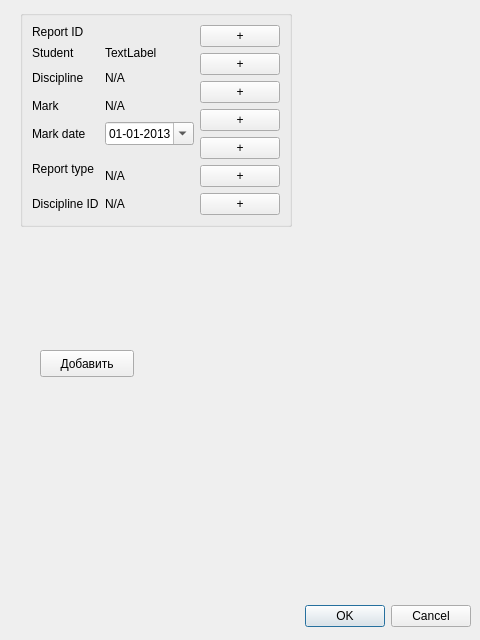
<?xml version="1.0" encoding="UTF-8"?>
<ui version="4.0">
 <class>Dialog</class>
 <widget class="QDialog" name="Dialog">
  <property name="geometry">
   <rect>
    <x>0</x>
    <y>0</y>
    <width>480</width>
    <height>640</height>
   </rect>
  </property>
  <property name="windowTitle">
   <string>Dialog</string>
  </property>
  <widget class="QDialogButtonBox" name="buttonBox">
   <property name="geometry">
    <rect>
     <x>10</x>
     <y>600</y>
     <width>461</width>
     <height>32</height>
    </rect>
   </property>
   <property name="orientation">
    <enum>Qt::Horizontal</enum>
   </property>
   <property name="standardButtons">
    <set>QDialogButtonBox::Cancel|QDialogButtonBox::Ok</set>
   </property>
  </widget>
  <widget class="QGroupBox" name="groupBox">
   <property name="geometry">
    <rect>
     <x>20</x>
     <y>10</y>
     <width>411</width>
     <height>290</height>
    </rect>
   </property>
   <layout class="QGridLayout" name="gridLayout" columnstretch="0,0,0,0">
    <property name="sizeConstraint">
     <enum>QLayout::SetFixedSize</enum>
    </property>
    <property name="horizontalSpacing">
     <number>6</number>
    </property>
    <item row="3" column="1" rowspan="2">
     <widget class="QLabel" name="lab_discipline_name">
      <property name="text">
       <string>N/A</string>
      </property>
     </widget>
    </item>
    <item row="2" column="3" rowspan="2">
     <widget class="QPushButton" name="pushButton_2">
      <property name="text">
       <string>+</string>
      </property>
     </widget>
    </item>
    <item row="11" column="1">
     <widget class="QLabel" name="lab_discipline_id">
      <property name="text">
       <string>N/A</string>
      </property>
     </widget>
    </item>
    <item row="5" column="1" rowspan="2">
     <widget class="QLabel" name="lab_mark">
      <property name="text">
       <string>N/A</string>
      </property>
     </widget>
    </item>
    <item row="7" column="1" rowspan="2">
     <widget class="QDateEdit" name="de_mark_date">
      <property name="date">
       <date>
        <year>2013</year>
        <month>1</month>
        <day>1</day>
       </date>
      </property>
      <property name="displayFormat">
       <string>dd-MM-yyyy</string>
      </property>
      <property name="calendarPopup">
       <bool>true</bool>
      </property>
     </widget>
    </item>
    <item row="7" column="0" rowspan="2">
     <widget class="QLabel" name="_ticket_info_order_date">
      <property name="text">
       <string>Mark date</string>
      </property>
     </widget>
    </item>
    <item row="6" column="3" rowspan="2">
     <widget class="QPushButton" name="pushButton_4">
      <property name="text">
       <string>+</string>
      </property>
     </widget>
    </item>
    <item row="1" column="0" rowspan="2">
     <widget class="QLabel" name="_ticket_info_client">
      <property name="text">
       <string>Student</string>
      </property>
     </widget>
    </item>
    <item row="11" column="3">
     <widget class="QPushButton" name="pushButton_7">
      <property name="text">
       <string>+</string>
      </property>
     </widget>
    </item>
    <item row="3" column="0" rowspan="2">
     <widget class="QLabel" name="_ticket_info_organisation">
      <property name="text">
       <string>Discipline</string>
      </property>
     </widget>
    </item>
    <item row="5" column="0" rowspan="2">
     <widget class="QLabel" name="_ticket_info_place">
      <property name="text">
       <string>Mark</string>
      </property>
     </widget>
    </item>
    <item row="0" column="3" rowspan="2">
     <widget class="QPushButton" name="pushButton">
      <property name="text">
       <string>+</string>
      </property>
     </widget>
    </item>
    <item row="0" column="1">
     <widget class="QLabel" name="lab_report_id">
      <property name="text">
       <string/>
      </property>
     </widget>
    </item>
    <item row="1" column="1" rowspan="2">
     <widget class="QLabel" name="lab_student">
      <property name="text">
       <string>TextLabel</string>
      </property>
     </widget>
    </item>
    <item row="9" column="0" rowspan="2">
     <widget class="QLabel" name="_ticket_info_incoming_date">
      <property name="text">
       <string>Report type</string>
      </property>
     </widget>
    </item>
    <item row="8" column="3" rowspan="2">
     <widget class="QPushButton" name="pushButton_5">
      <property name="text">
       <string>+</string>
      </property>
     </widget>
    </item>
    <item row="11" column="0">
     <widget class="QLabel" name="_ticket_info_departure_date">
      <property name="text">
       <string>Discipline ID</string>
      </property>
     </widget>
    </item>
    <item row="10" column="1">
     <widget class="QLabel" name="lab_report_type">
      <property name="text">
       <string>N/A</string>
      </property>
     </widget>
    </item>
    <item row="4" column="3" rowspan="2">
     <widget class="QPushButton" name="pushButton_3">
      <property name="text">
       <string>+</string>
      </property>
     </widget>
    </item>
    <item row="0" column="0">
     <widget class="QLabel" name="_ticket_info_id">
      <property name="text">
       <string>Report ID</string>
      </property>
     </widget>
    </item>
    <item row="10" column="3">
     <widget class="QPushButton" name="pushButton_6">
      <property name="text">
       <string>+</string>
      </property>
     </widget>
    </item>
   </layout>
  </widget>
  <widget class="QPushButton" name="pb_add_report">
   <property name="geometry">
    <rect>
     <x>40</x>
     <y>350</y>
     <width>94</width>
     <height>27</height>
    </rect>
   </property>
   <property name="text">
    <string>Добавить</string>
   </property>
  </widget>
 </widget>
 <resources/>
 <connections>
  <connection>
   <sender>buttonBox</sender>
   <signal>accepted()</signal>
   <receiver>Dialog</receiver>
   <slot>accept()</slot>
   <hints>
    <hint type="sourcelabel">
     <x>248</x>
     <y>254</y>
    </hint>
    <hint type="destinationlabel">
     <x>157</x>
     <y>274</y>
    </hint>
   </hints>
  </connection>
  <connection>
   <sender>buttonBox</sender>
   <signal>rejected()</signal>
   <receiver>Dialog</receiver>
   <slot>reject()</slot>
   <hints>
    <hint type="sourcelabel">
     <x>316</x>
     <y>260</y>
    </hint>
    <hint type="destinationlabel">
     <x>286</x>
     <y>274</y>
    </hint>
   </hints>
  </connection>
 </connections>
</ui>
